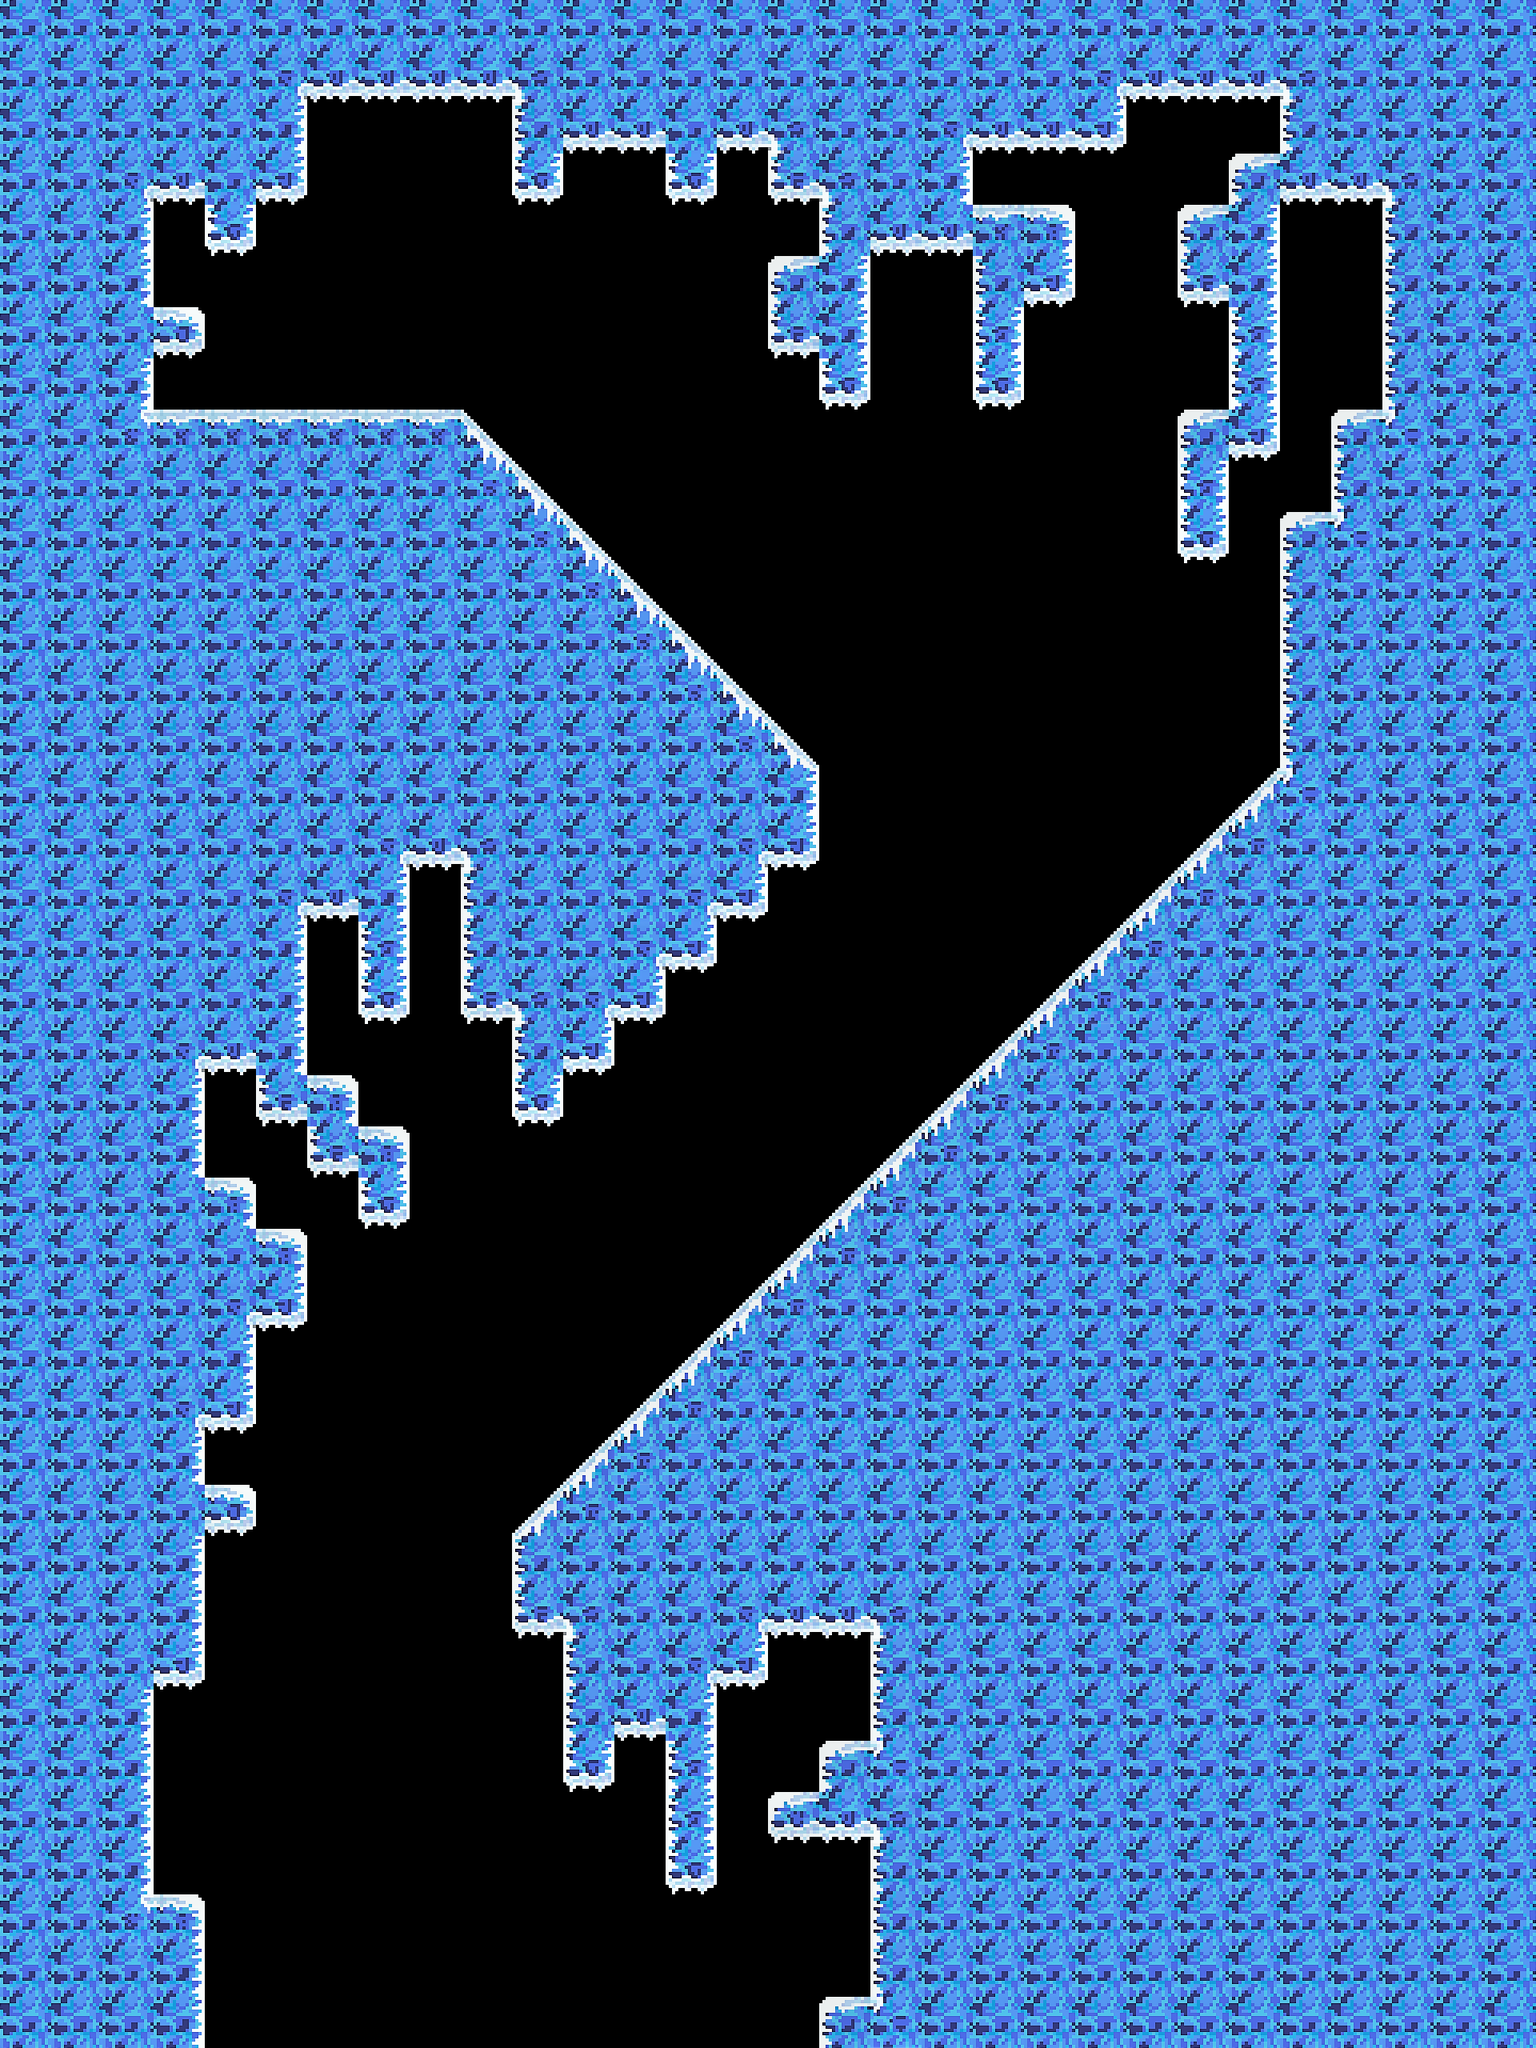

This game map was drawn from its Tiled (.tmx) file and the tilesets committed beside it. A one-line description and the full map source follow:
An orthogonal 30x40 tile map with 64x64 px tiles, 1 tile layer (tiles) and 4 objects (S, player).

<map version="1.4" tiledversion="1.4.3" orientation="orthogonal" renderorder="right-down" width="30" height="40" tilewidth="64" tileheight="64" infinite="0" nextlayerid="5" nextobjectid="9">
 <tileset firstgid="1" source="../tileset4.tsx" />
 <layer id="1" name="tiles" width="30" height="40">
  <data encoding="csv">
10,10,10,10,10,10,10,10,10,10,10,10,10,10,10,10,10,10,10,10,10,10,10,10,10,10,10,10,10,10,
10,10,10,10,10,5,18,18,18,18,6,10,10,10,10,10,10,10,10,10,10,5,18,18,18,6,10,10,10,10,
10,10,10,10,10,11,0,0,0,0,9,18,18,10,18,6,10,10,5,18,18,19,0,0,0,9,10,10,10,10,
10,10,5,18,10,19,0,0,0,0,20,0,0,20,0,17,6,10,11,0,0,0,0,0,1,18,18,6,10,10,
10,10,11,0,20,0,0,0,0,0,0,0,0,0,0,0,9,18,18,2,3,0,0,1,11,0,0,9,10,10,
10,10,11,0,0,0,0,0,0,0,0,0,0,0,0,1,11,0,0,9,19,0,0,17,11,0,0,9,10,10,
10,10,10,27,0,0,0,0,0,0,0,0,0,0,0,17,11,0,0,12,0,0,0,0,12,0,0,9,10,10,
10,10,11,0,0,0,0,0,0,0,0,0,0,0,0,0,20,0,0,20,0,0,0,0,12,0,0,9,10,10,
10,10,13,2,2,2,2,2,2,7,0,0,0,0,0,0,0,0,0,0,0,0,0,1,19,0,1,14,10,10,
10,10,10,10,10,10,10,10,10,15,7,0,0,0,0,0,0,0,0,0,0,0,0,12,0,0,9,10,10,10,
10,10,10,10,10,10,10,10,10,10,15,7,0,0,0,0,0,0,0,0,0,0,0,20,0,1,14,10,10,10,
10,10,10,10,10,10,10,10,10,10,10,15,7,0,0,0,0,0,0,0,0,0,0,0,0,9,10,10,10,10,
10,10,10,10,10,10,10,10,10,10,10,10,15,7,0,0,0,0,0,0,0,0,0,0,0,9,10,10,10,10,
10,10,10,10,10,10,10,10,10,10,10,10,10,15,7,0,0,0,0,0,0,0,0,0,0,9,10,10,10,10,
10,10,10,10,10,10,10,10,10,10,10,10,10,10,15,7,0,0,0,0,0,0,0,0,0,9,10,10,10,10,
10,10,10,10,10,10,10,10,10,10,10,10,10,10,10,11,0,0,0,0,0,0,0,0,8,14,10,10,10,10,
10,10,10,10,10,10,10,5,18,6,10,10,10,10,5,19,0,0,0,0,0,0,0,8,16,10,10,10,10,10,
10,10,10,10,10,5,18,11,0,9,10,10,10,5,19,0,0,0,0,0,0,0,8,16,10,10,10,10,10,10,
10,10,10,10,10,11,0,12,0,9,10,10,5,19,0,0,0,0,0,0,0,8,16,10,10,10,10,10,10,10,
10,10,10,10,10,11,0,20,0,17,6,5,19,0,0,0,0,0,0,0,8,16,10,10,10,10,10,10,10,10,
10,10,10,5,18,11,0,0,0,0,9,19,0,0,0,0,0,0,0,8,16,10,10,10,10,10,10,10,10,10,
10,10,10,11,0,17,3,0,0,0,20,0,0,0,0,0,0,0,8,16,10,10,10,10,10,10,10,10,10,10,
10,10,10,11,0,0,17,3,0,0,0,0,0,0,0,0,0,8,16,10,10,10,10,10,10,10,10,10,10,10,
10,10,10,10,3,0,0,20,0,0,0,0,0,0,0,0,8,16,10,10,10,10,10,10,10,10,10,10,10,10,
10,10,10,10,10,3,0,0,0,0,0,0,0,0,0,8,16,10,10,10,10,10,10,10,10,10,10,10,10,10,
10,10,10,10,5,19,0,0,0,0,0,0,0,0,8,16,10,10,10,10,10,10,10,10,10,10,10,10,10,10,
10,10,10,10,11,0,0,0,0,0,0,0,0,8,16,10,10,10,10,10,10,10,10,10,10,10,10,10,10,10,
10,10,10,5,19,0,0,0,0,0,0,0,8,16,10,10,10,10,10,10,10,10,10,10,10,10,10,10,10,10,
10,10,10,11,0,0,0,0,0,0,0,8,16,10,10,10,10,10,10,10,10,10,10,10,10,10,10,10,10,10,
10,10,10,10,27,0,0,0,0,0,8,16,10,10,10,10,10,10,10,10,10,10,10,10,10,10,10,10,10,10,
10,10,10,11,0,0,0,0,0,0,9,10,10,10,10,10,10,10,10,10,10,10,10,10,10,10,10,10,10,10,
10,10,10,11,0,0,0,0,0,0,17,6,10,10,5,18,18,6,10,10,10,10,10,10,10,10,10,10,10,10,
10,10,10,19,0,0,0,0,0,0,0,9,10,5,19,0,0,9,10,10,10,10,10,10,10,10,10,10,10,10,
10,10,11,0,0,0,0,0,0,0,0,9,18,11,0,0,0,9,10,10,10,10,10,10,10,10,10,10,10,10,
10,10,11,0,0,0,0,0,0,0,0,20,0,12,0,0,1,14,10,10,10,10,10,10,10,10,10,10,10,10,
10,10,11,0,0,0,0,0,0,0,0,0,0,12,0,25,18,6,10,10,10,10,10,10,10,10,10,10,10,10,
10,10,11,0,0,0,0,0,0,0,0,0,0,20,0,0,0,9,10,10,10,10,10,10,10,10,10,10,10,10,
10,10,13,3,0,0,0,0,0,0,0,0,0,0,0,0,0,9,10,10,10,10,10,10,10,10,10,10,10,10,
10,10,10,11,0,0,0,0,0,0,0,0,0,0,0,0,0,9,10,10,10,10,10,10,10,10,10,10,10,10,
10,10,10,11,0,0,0,0,0,0,0,0,0,0,0,0,1,14,10,10,10,10,10,10,10,10,10,10,10,10
</data>
 </layer>
 <objectgroup id="3" name="conx">
  <object id="2" name="S" x="256" y="2432" width="768" height="128" />
 </objectgroup>
 <objectgroup id="4" name="spawns">
  <object id="5" name="player" x="448" y="448">
   <point />
  </object>
 </objectgroup>
 <objectgroup id="2" name="collision">
  <object id="1" x="0" y="0">
   <polygon points="0,0 1920,0 1920,2560 1024,2560 1024,2496 1088,2496 1088,2304 960,2304 960,2240 1024,2240 1024,2176 1088,2176 1088,2048 960,2048 960,2112 896,2112 896,2368 832,2368 832,2176 768,2176 768,2240 704,2240 704,2048 640,2048 640,1920 1600,960 1600,640 1664,640 1664,512 1728,512 1728,256 1600,256 1600,576 1536,576 1536,704 1472,704 1472,512 1536,512 1536,384 1472,384 1472,256 1536,256 1536,192 1600,192 1600,128 1408,128 1408,192 1216,192 1216,256 1344,256 1344,384 1280,384 1280,512 1216,512 1216,320 1088,320 1088,512 1024,512 1024,448 960,448 960,320 1024,320 1024,256 960,256 960,192 896,192 896,256 832,256 832,192 704,192 704,256 640,256 640,128 384,128 384,256 320,256 320,320 256,320 256,256 192,256 192,384 256,384 256,448 192,448 192,512 576,512 1024,960 1024,1088 960,1088 960,1152 896,1152 896,1216 832,1216 832,1280 768,1280 768,1344 704,1344 704,1408 640,1408 640,1280 576,1280 576,1088 512,1088 512,1280 448,1280 448,1152 384,1152 384,1344 448,1344 448,1408 512,1408 512,1536 448,1536 448,1472 384,1472 384,1408 320,1408 320,1344 256,1344 256,1472 320,1472 320,1536 384,1536 384,1664 320,1664 320,1792 256,1792 256,1856 320,1856 320,1920 256,1920 256,2112 192,2112 192,1856 128,1856 128,1920 64,1920 64,2048 128,2048 128,2112 192,2112 192,2368 256,2368 256,2560 0,2560" />
  </object>
  <object id="8" x="32" y="32">
   <polygon points="0,0 0,2496 1856,2496 1856,0" />
  </object>
 </objectgroup>
</map>
